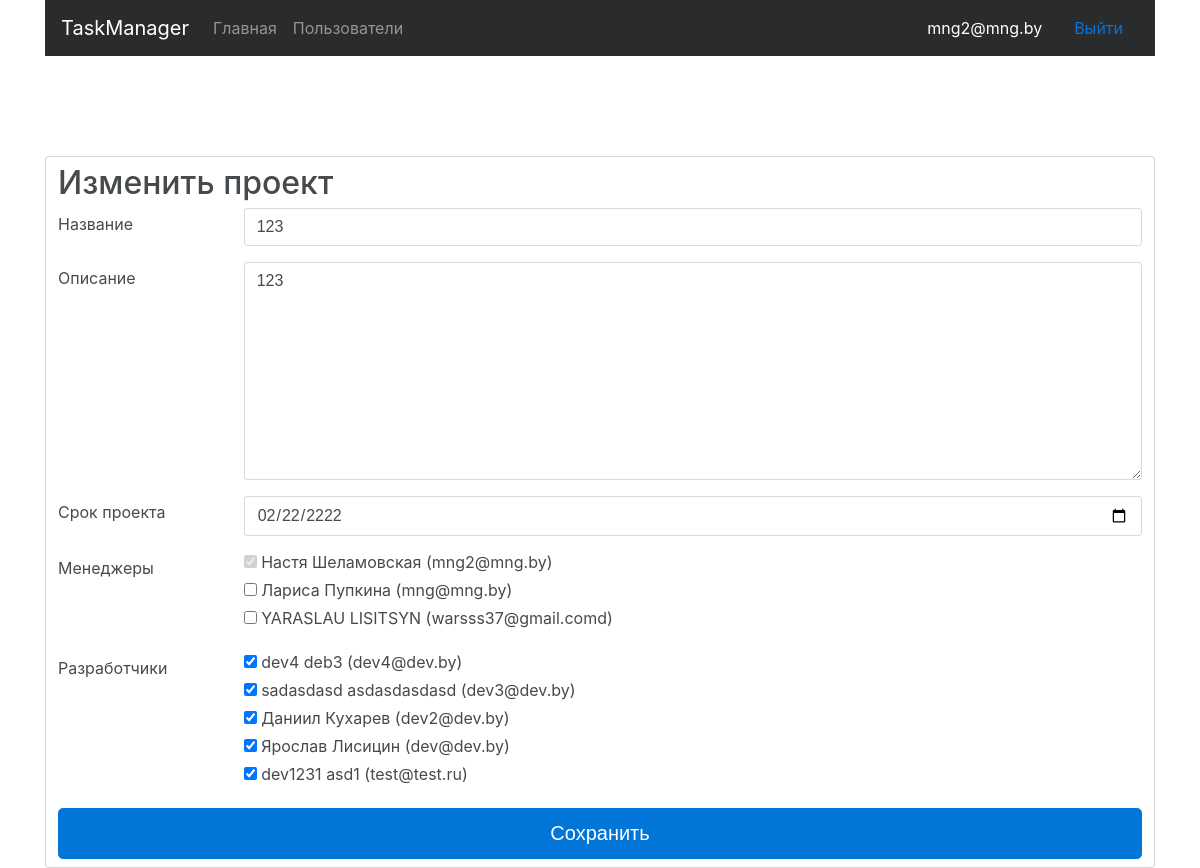
The page /project/81/edit/ (signed in) on the database as committed earlier.
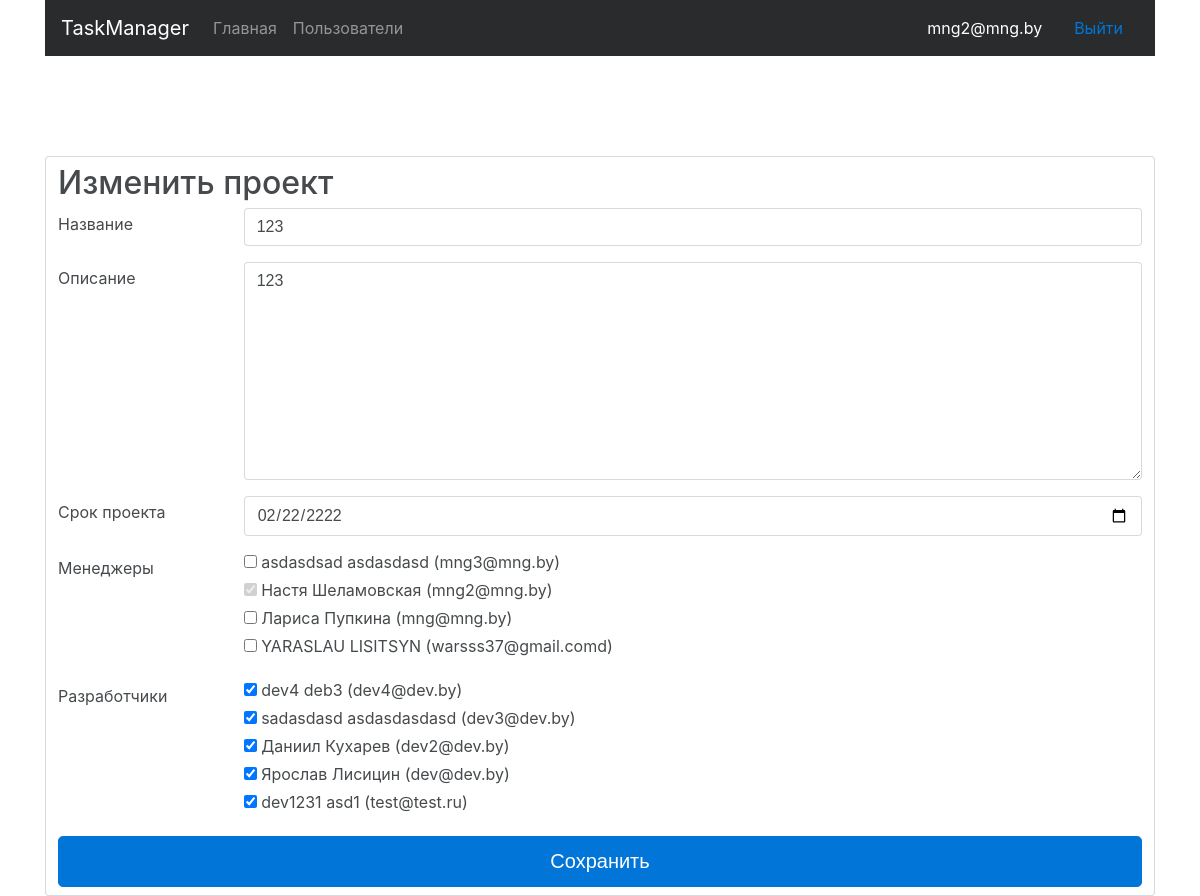
The same page on the database as committed later.
### User/models.py (models this page shows, shortened)
class User(AbstractBaseUser, PermissionsMixin, models.Model):
    email = models.EmailField(
        max_length=255,
        unique=True,
        db_index=True,
        verbose_name='Email'
    )
    password = models.CharField(
        verbose_name='Пароль',
        max_length=255
    )
    firstname = models.CharField(
        verbose_name='Имя',
        max_length=40,
        null=True,
        blank=True
    )
    lastname = models.CharField(
        verbose_name='Фамилия',
        max_length=40,
        null=True,
        blank=True
    )
    role = models.CharField(
        max_length=255,
        verbose_name='Права пользователя'
    )
    is_active = models.BooleanField(
        default=True,
        verbose_name='Активен'
    )
    is_admin = models.BooleanField(
        default=False,
        verbose_name='Админ'
    )
    is_superuser = models.BooleanField(
        default=False,
        verbose_name='Админ'
    )
    register_date = models.DateTimeField(
        auto_now_add=True,
        verbose_name='Дата регистрации'
    )
    USERNAME_FIELD = 'email'
    REQUIRED_FIELDS = []
    objects = UserManager()
    class Meta:
        ordering = ['-register_date']
        verbose_name = 'Пользователь'
        verbose_name_plural = 'Пользователи'

### Project/views.py (the view, shortened to what this page needs)
# urls.py: url(r'^project/(?P<pk>\d+)/edit/$', login_required(ProjectUpdate.as_view()), name='project_edit'),
class ProjectUpdate(TemplateView):
    project = None
    template_name = 'project/project_edit.html'
    form = None
    manager = None
    developer = None
    user = None
    def get(self, request, *args, **kwargs):
        self.project = Project.objects.get(pk = self.kwargs['pk'])
        self.user = Project.objects.filter(pk = self.kwargs['pk'], users=request.user)
        if (request.user.role == "Manager" and self.user) or request.user.is_admin :
            self.form = ProjectCreateForm(instance=self.project)
            self.manager = User.objects.filter(role='Manager')
            self.developer = User.objects.filter(role='Developer')
            return super(ProjectUpdate, self).get(request, *args, **kwargs)
        else:
            return redirect(reverse('main'))
    def get_context_data(self, **kwargs):
        context = super(ProjectUpdate, self).get_context_data(**kwargs)
        context['project'] = self.project
        context['managers'] = self.manager
        context['developers'] = self.developer
        return context

### templates/project/project_edit.html (shortened to what this page needs)
{% extends 'base.html' %}
{% block content %}
    <div class="container form-cont">
            <form action="" method="post" class="form-control">
                <h2>Изменить проект</h2>
                <div class="form-group row">
                    <label for="text-input" class="col-2 col-form-label">Название</label>
                    <div class="col-10">
                        <input type="text" id="id_title" class="form-control" placeholder="Название" name="title" value="{{ project.title }}"  required>
                    </div>
                </div>
                <div class="form-group row">
                    <label for="textarea-input" class="col-2 col-form-label">Описание</label>
                    <div class="col-10">
                        <textarea name="description" id="id_description" style="width: 100%" rows="10" class="form-control" >{{ project.description }}</textarea>
                    </div>
                </div>
                <div class="form-group row">
                    <label for="date-input" class="col-2 col-form-label">Срок проекта</label>
                    <div class="col-10">
                        <input class="form-control" type="date" id="example-date-input" name="due_date" value="{{ project.due_date|date:'Y-m-d' }}">
                    </div>
                </div>
                <div class="form-group row">
                    <label for="date-input" class="col-2 col-form-label">Менеджеры</label>
                    <div class="col-10">
                        {% for manager in managers %}
                            <div class="checkbox">
                                <label>
                                {% if user.is_admin %}
                                    <input type="checkbox" name="users" value="{{ manager.id }}" style="padding: 10px" {% for mn in project.users.all %}{% if mn.id == manager.id %} checked {% endif %}{% endfor %}>
                                    <span class="custom-control-description">{{ manager.firstname }} {{ manager.lastname }} ({{ manager.email }})</span>
                                {% else %}
                                    <input type="checkbox" name="users" value="{{ manager.id }}" style="padding: 10px" {% for mn in project.users.all %}{% if mn.id == manager.id %} checked disabled {% endif %}{% endfor %}>
                                    <span class="custom-control-description">{{ manager.firstname }} {{ manager.lastname }} ({{ manager.email }})</span>
                                {% endif %}
                                </label>
                            </div>
                        {% endfor %}
                    </div>
                </div>
                <div class="form-group row">
                    <label for="date-input" class="col-2 col-form-label">Разработчики</label>
                    <div class="col-10">
                        {% for developer in developers %}
                            <div class="checkbox">
                                <label>
                                    <input type="checkbox" name="users" value="{{ developer.id }}" style="padding: 10px" {% for mn in project.users.all %}{% if mn.id == developer.id %} checked {% endif %}{% endfor %}>
                                    <span class="custom-control-description">{{ developer.firstname }} {{ developer.lastname }} ({{ developer.email }})</span>
                                </label>
                            </div>
                        {% endfor %}
                    </div>
                </div>
                <div class="submit-button">
                    <input type="submit" value="Сохранить" class="btn btn-lg btn-primary btn-block">
                </div>
            </form>
    </div>
{% endblock %}

### templates/base.html (shortened to what this page needs)
{% load staticfiles %}
<!doctype html>
<html>
    <head>
        <link type="text/css" href="{% static 'css/main.css' %}" rel="stylesheet">
        <link type="text/css" href="{% static 'css/bootstrap.min.css' %}" rel="stylesheet">
    </head>
    <body>
        {% if user.is_authenticated %}
        <div class="container">
            <nav class="navbar navbar-toggleable-md navbar-inverse bg-inverse">
                <a class="navbar-brand" href="{% url 'main' %}">TaskManager</a>
                <div class="collapse navbar-collapse" id="navbarColor01">
                    <ul class="navbar-nav mr-auto">
                        {% url "main" as page_url %}
                        <li class="nav-item {% if page_url == current_url %}active{% endif %}">
                            <a class="nav-link" href="{% url 'main' %}">Главная</a>
                        </li>
                        {% if user.role == "Manager" or user.is_admin %}
                            {% url "users" as page_users %}
                            <li class="nav-item {% if page_users == current_url %}active{% endif %}">
                                <a class="nav-link" href="{% url "users" %}">Пользователи</a>
                            </li>
                        {% endif %}
                    </ul>
                    <a class="nav-link" style="color: white">{{ user.email }}</a>
                    <a class="nav-link" href="{% url 'logout' %}">Выйти</a>
                </div>
            </nav>
        </div>
        {% endif %}
        {% block content %}
        {% endblock %}
    </body>
</html>

Rows that differ between the two databases and show on the page:
added User: firstname "asdasdsad", lastname "asdasdasd", email "mng3@mng.by", shown under "Изменить проект"
